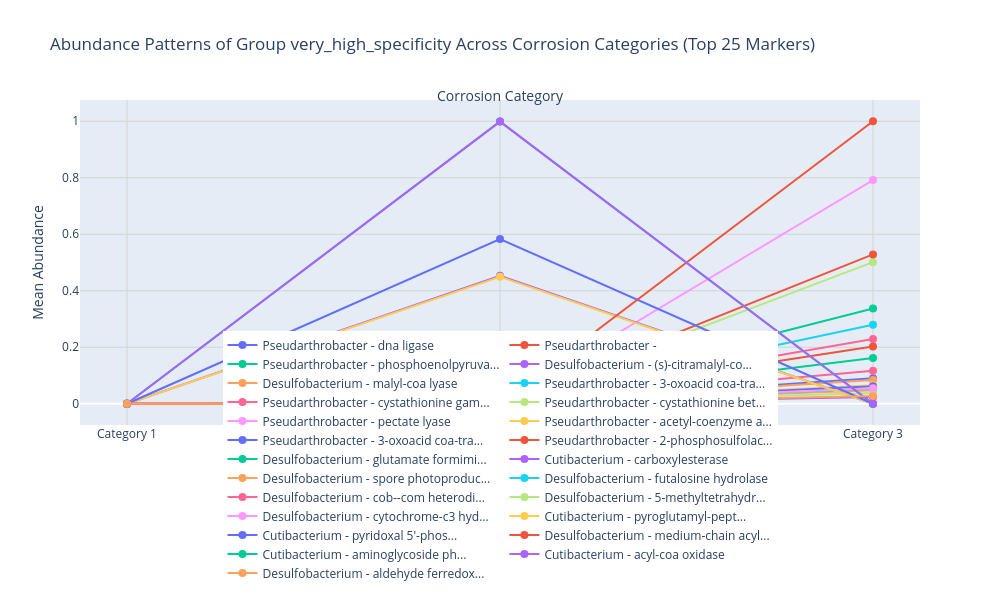

Source (notebook cell):
### Code cell
def plot_abundance_across_categories(marker_group, name, top_n=25, sort_by='combined_score'):
    """
    Plot abundance patterns across corrosion categories for top markers.
    
    Parameters:
        marker_group: DataFrame containing marker data
        name: Name of the group for the title
        top_n: Number of top markers to display
        sort_by: Column name to sort markers by (default: 'combined_score')
        
    Returns:
        Plotly figure object with the abundance plot
    """
    # Make a copy to avoid modifying the original
    markers_df = marker_group.copy()
    
    # Get mean columns
    mean_cols = [col for col in markers_df.columns if col.startswith('mean_cat')]
    if not mean_cols:
        raise ValueError("No mean abundance columns found (should start with 'mean_cat')")
    
    # Sort and get top markers
    if sort_by in markers_df.columns:
        top_markers = markers_df.sort_values(sort_by, ascending=False).head(top_n)
    else:
        # If sort column not found, try combined_score, otherwise sort by first mean column
        if 'combined_score' in markers_df.columns:
            top_markers = markers_df.sort_values('combined_score', ascending=False).head(top_n)
        else:
            top_markers = markers_df.sort_values(mean_cols[0], ascending=False).head(top_n)
    
    # Extract category numbers from column names
    categories = [col.replace('mean_cat', 'Category ') for col in mean_cols]
    category_nums = [int(col.replace('mean_cat', '')) for col in mean_cols]
    
    # Create a list to store traces for each marker
    traces = []
    
    # Add trace for each marker
    for i, (_, row) in enumerate(top_markers.iterrows()):
        # Create shorter, more readable labels
        protein_name = row['protein_name']
        if isinstance(protein_name, str) and len(protein_name) > 20:
            protein_name = protein_name[:17] + "..."
        
        # Add genus for better identification
        label = f"{row['Genus']} - {protein_name}"
        
        # Get abundance values
        values = [row[col] for col in mean_cols]
        
        # Add trace with hover information
        hover_text = []
        for i, cat in enumerate(categories):
            hover_info = f"Category: {cat}<br>Abundance: {values[i]:.4f}"
            
            # Add fold changes to hover info if available
            # Using pre-calculated fold change columns
            if i == 2 and 'fold_change_3vs1' in row:  # For category 3
                hover_info += f"<br>FC vs Cat1: {row['fold_change_3vs1']:.2f}"
            if i == 1 and 'fold_change_2vs1' in row:  # For category 2
                hover_info += f"<br>FC vs Cat1: {row['fold_change_2vs1']:.2f}"
            if i == 2 and 'fold_change_3vs2' in row:  # For category 3
                hover_info += f"<br>FC vs Cat2: {row['fold_change_3vs2']:.2f}"
            
            # Add additional hover information if available
            if 'pattern' in row:
                hover_info += f"<br>Pattern: {row['pattern']}"
            if 'combined_score' in row:
                hover_info += f"<br>Score: {row['combined_score']:.2f}"
                
            hover_text.append(hover_info)
        
        # Create trace for this marker
        trace = go.Scatter(
            x=category_nums,
            y=values,
            mode='lines+markers',
            name=label,
            line=dict(width=2),
            marker=dict(size=8),
            hovertext=hover_text,
            hoverinfo='text'
        )
        
        traces.append(trace)
    
    # Create figure
    fig = go.Figure(data=traces)
    
    # Update layout with improved x-axis title positioning
    fig.update_layout(
        title=f'Abundance Patterns of Group {name} Across Corrosion Categories (Top {top_n} Markers)',
        xaxis=dict(
            # Removing the x-axis title here as we'll add it as an annotation
            tickmode='array',
            tickvals=category_nums,
            ticktext=categories
        ),
        yaxis=dict(title='Mean Abundance'),
        legend=dict(
            orientation="h",
            yanchor="bottom",
            y=-0.5,
            xanchor="center",
            x=0.5
        ),
        margin=dict(b=150),
        height=600,
        width=1000,
        hovermode='closest',
        # Add annotation for x-axis title above the plot
        annotations=[dict(
            text="Corrosion Category",
            x=0.5,
            y=1.05,  # Position above the plot
            xref="paper",
            yref="paper",
            showarrow=False,
            font=dict(size=14)
        )]
    )
    
    # Add grid
    fig.update_xaxes(showgrid=True, gridwidth=1, gridcolor='lightgray')
    fig.update_yaxes(showgrid=True, gridwidth=1, gridcolor='lightgray')
    
    return fig

plot_abundance_across_categories(very_high_specificity, "very_high_specificity", top_n=25, sort_by='combined_score')

### Figure 1 — Plotly figure (JSON) as saved in the notebook; plotly's stock layout.template omitted (floating-point values rounded to 4 significant figures)
{"data": [{"hoverinfo": "text", "hovertext": ["Category: Category 1<br>Abundance: 0.0000<br>Score: 54.08", "Category: Category 2<br>Abundance: 0.0000<br>FC vs Cat1: 1.00<br>Score: 54.08", "Category: Category 3<br>Abundance: 0.0902<br>FC vs Cat1: 9021.67<br>FC vs Cat2: 9021.67<br>Score: 54.08"], "line": {"width": 2}, "marker": {"size": 8}, "mode": "lines+markers", "name": "Pseudarthrobacter - dna ligase ", "type": "scatter", "x": [1, 2, 3], "y": [0, 0, 0.09021]}, {"hoverinfo": "text", "hovertext": ["Category: Category 1<br>Abundance: 0.0000<br>Score: 53.14", "Category: Category 2<br>Abundance: 0.0000<br>FC vs Cat1: 1.00<br>Score: 53.14", "Category: Category 3<br>Abundance: 0.2026<br>FC vs Cat1: 20257.03<br>FC vs Cat2: 20257.03<br>Score: 53.14"], "line": {"width": 2}, "marker": {"size": 8}, "mode": "lines+markers", "name": "Pseudarthrobacter - ", "type": "scatter", "x": [1, 2, 3], "y": [0, 0, 0.2026]}, {"hoverinfo": "text", "hovertext": ["Category: Category 1<br>Abundance: 0.0000<br>Score: 53.09", "Category: Category 2<br>Abundance: 0.0000<br>FC vs Cat1: 1.00<br>Score: 53.09", "Category: Category 3<br>Abundance: 0.3371<br>FC vs Cat1: 33708.06<br>FC vs Cat2: 33708.06<br>Score: 53.09"], "line": {"width": 2}, "marker": {"size": 8}, "mode": "lines+markers", "name": "Pseudarthrobacter - phosphoenolpyruva...", "type": "scatter", "x": [1, 2, 3], "y": [0, 0, 0.3371]}, {"hoverinfo": "text", "hovertext": ["Category: Category 1<br>Abundance: 0.0000<br>Score: 50.08", "Category: Category 2<br>Abundance: 0.0000<br>FC vs Cat1: 1.00<br>Score: 50.08", "Category: Category 3<br>Abundance: 0.0240<br>FC vs Cat1: 2398.63<br>FC vs Cat2: 2398.63<br>Score: 50.08"], "line": {"width": 2}, "marker": {"size": 8}, "mode": "lines+markers", "name": "Desulfobacterium - (s)-citramalyl-co...", "type": "scatter", "x": [1, 2, 3], "y": [0, 0, 0.02398]}, {"hoverinfo": "text", "hovertext": ["Category: Category 1<br>Abundance: 0.0000<br>Score: 49.96", "Category: Category 2<br>Abundance: 0.0000<br>FC vs Cat1: 1.00<br>Score: 49.96", "Category: Category 3<br>Abundance: 0.0838<br>FC vs Cat1: 8378.39<br>FC vs Cat2: 8378.39<br>Score: 49.96"], "line": {"width": 2}, "marker": {"size": 8}, "mode": "lines+markers", "name": "Desulfobacterium - malyl-coa lyase", "type": "scatter", "x": [1, 2, 3], "y": [0, 0, 0.08377]}, {"hoverinfo": "text", "hovertext": ["Category: Category 1<br>Abundance: 0.0000<br>Score: 49.68", "Category: Category 2<br>Abundance: 0.0000<br>FC vs Cat1: 1.00<br>Score: 49.68", "Category: Category 3<br>Abundance: 0.2797<br>FC vs Cat1: 27967.83<br>FC vs Cat2: 27967.83<br>Score: 49.68"], "line": {"width": 2}, "marker": {"size": 8}, "mode": "lines+markers", "name": "Pseudarthrobacter - 3-oxoacid coa-tra...", "type": "scatter", "x": [1, 2, 3], "y": [0, 0, 0.2797]}, {"hoverinfo": "text", "hovertext": ["Category: Category 1<br>Abundance: 0.0000<br>Score: 49.68", "Category: Category 2<br>Abundance: 0.0000<br>FC vs Cat1: 1.00<br>Score: 49.68", "Category: Category 3<br>Abundance: 0.2295<br>FC vs Cat1: 22951.32<br>FC vs Cat2: 22951.32<br>Score: 49.68"], "line": {"width": 2}, "marker": {"size": 8}, "mode": "lines+markers", "name": "Pseudarthrobacter - cystathionine gam...", "type": "scatter", "x": [1, 2, 3], "y": [0, 0, 0.2295]}, {"hoverinfo": "text", "hovertext": ["Category: Category 1<br>Abundance: 0.0000<br>Score: 49.68", "Category: Category 2<br>Abundance: 0.0000<br>FC vs Cat1: 1.00<br>Score: 49.68", "Category: Category 3<br>Abundance: 0.5012<br>FC vs Cat1: 50122.94<br>FC vs Cat2: 50122.94<br>Score: 49.68"], "line": {"width": 2}, "marker": {"size": 8}, "mode": "lines+markers", "name": "Pseudarthrobacter - cystathionine bet...", "type": "scatter", "x": [1, 2, 3], "y": [0, 0, 0.5012]}, {"hoverinfo": "text", "hovertext": ["Category: Category 1<br>Abundance: 0.0000<br>Score: 49.68", "Category: Category 2<br>Abundance: 0.0000<br>FC vs Cat1: 1.00<br>Score: 49.68", "Category: Category 3<br>Abundance: 0.7917<br>FC vs Cat1: 79167.40<br>FC vs Cat2: 79167.40<br>Score: 49.68"], "line": {"width": 2}, "marker": {"size": 8}, "mode": "lines+markers", "name": "Pseudarthrobacter - pectate lyase", "type": "scatter", "x": [1, 2, 3], "y": [0, 0, 0.7917]}, {"hoverinfo": "text", "hovertext": ["Category: Category 1<br>Abundance: 0.0000<br>Score: 49.68", "Category: Category 2<br>Abundance: 0.0000<br>FC vs Cat1: 1.00<br>Score: 49.68", "Category: Category 3<br>Abundance: 0.0655<br>FC vs Cat1: 6552.31<br>FC vs Cat2: 6552.31<br>Score: 49.68"], "line": {"width": 2}, "marker": {"size": 8}, "mode": "lines+markers", "name": "Pseudarthrobacter - acetyl-coenzyme a...", "type": "scatter", "x": [1, 2, 3], "y": [0, 0, 0.06551]}, {"hoverinfo": "text", "hovertext": ["Category: Category 1<br>Abundance: 0.0000<br>Score: 49.68", "Category: Category 2<br>Abundance: 0.0000<br>FC vs Cat1: 1.00<br>Score: 49.68", "Category: Category 3<br>Abundance: 0.0621<br>FC vs Cat1: 6207.38<br>FC vs Cat2: 6207.38<br>Score: 49.68"], "line": {"width": 2}, "marker": {"size": 8}, "mode": "lines+markers", "name": "Pseudarthrobacter - 3-oxoacid coa-tra...", "type": "scatter", "x": [1, 2, 3], "y": [0, 0, 0.06206]}, {"hoverinfo": "text", "hovertext": ["Category: Category 1<br>Abundance: 0.0000<br>Score: 49.68", "Category: Category 2<br>Abundance: 0.0000<br>FC vs Cat1: 1.00<br>Score: 49.68", "Category: Category 3<br>Abundance: 0.5287<br>FC vs Cat1: 52869.53<br>FC vs Cat2: 52869.53<br>Score: 49.68"], "line": {"width": 2}, "marker": {"size": 8}, "mode": "lines+markers", "name": "Pseudarthrobacter - 2-phosphosulfolac...", "type": "scatter", "x": [1, 2, 3], "y": [0, 0, 0.5287]}, {"hoverinfo": "text", "hovertext": ["Category: Category 1<br>Abundance: 0.0000<br>Score: 47.85", "Category: Category 2<br>Abundance: 0.0000<br>FC vs Cat1: 1.00<br>Score: 47.85", "Category: Category 3<br>Abundance: 0.1618<br>FC vs Cat1: 16176.89<br>FC vs Cat2: 16176.89<br>Score: 47.85"], "line": {"width": 2}, "marker": {"size": 8}, "mode": "lines+markers", "name": "Desulfobacterium - glutamate formimi...", "type": "scatter", "x": [1, 2, 3], "y": [0, 0, 0.1618]}, {"hoverinfo": "text", "hovertext": ["Category: Category 1<br>Abundance: 0.0000<br>Score: 44.76", "Category: Category 2<br>Abundance: 0.4532<br>FC vs Cat1: 45319.54<br>Score: 44.76", "Category: Category 3<br>Abundance: 0.0000<br>FC vs Cat1: 1.00<br>FC vs Cat2: 0.00<br>Score: 44.76"], "line": {"width": 2}, "marker": {"size": 8}, "mode": "lines+markers", "name": "Cutibacterium - carboxylesterase", "type": "scatter", "x": [1, 2, 3], "y": [0, 0.4532, 0]}, {"hoverinfo": "text", "hovertext": ["Category: Category 1<br>Abundance: 0.0000<br>Score: 44.09", "Category: Category 2<br>Abundance: 0.0000<br>FC vs Cat1: 1.00<br>Score: 44.09", "Category: Category 3<br>Abundance: 0.0479<br>FC vs Cat1: 4794.71<br>FC vs Cat2: 4794.71<br>Score: 44.09"], "line": {"width": 2}, "marker": {"size": 8}, "mode": "lines+markers", "name": "Desulfobacterium - spore photoproduc...", "type": "scatter", "x": [1, 2, 3], "y": [0, 0, 0.04794]}, {"hoverinfo": "text", "hovertext": ["Category: Category 1<br>Abundance: 0.0000<br>Score: 43.72", "Category: Category 2<br>Abundance: 0.0000<br>FC vs Cat1: 1.00<br>Score: 43.72", "Category: Category 3<br>Abundance: 0.0529<br>FC vs Cat1: 5287.12<br>FC vs Cat2: 5287.12<br>Score: 43.72"], "line": {"width": 2}, "marker": {"size": 8}, "mode": "lines+markers", "name": "Desulfobacterium - futalosine hydrolase", "type": "scatter", "x": [1, 2, 3], "y": [0, 0, 0.05286]}, {"hoverinfo": "text", "hovertext": ["Category: Category 1<br>Abundance: 0.0000<br>Score: 42.52", "Category: Category 2<br>Abundance: 0.0000<br>FC vs Cat1: 1.00<br>Score: 42.52", "Category: Category 3<br>Abundance: 0.1171<br>FC vs Cat1: 11715.68<br>FC vs Cat2: 11715.68<br>Score: 42.52"], "line": {"width": 2}, "marker": {"size": 8}, "mode": "lines+markers", "name": "Desulfobacterium - cob--com heterodi...", "type": "scatter", "x": [1, 2, 3], "y": [0, 0, 0.1171]}, {"hoverinfo": "text", "hovertext": ["Category: Category 1<br>Abundance: 0.0000<br>Score: 42.08", "Category: Category 2<br>Abundance: 0.0000<br>FC vs Cat1: 1.00<br>Score: 42.08", "Category: Category 3<br>Abundance: 0.0382<br>FC vs Cat1: 3818.89<br>FC vs Cat2: 3818.89<br>Score: 42.08"], "line": {"width": 2}, "marker": {"size": 8}, "mode": "lines+markers", "name": "Desulfobacterium - 5-methyltetrahydr...", "type": "scatter", "x": [1, 2, 3], "y": [0, 0, 0.03818]}, {"hoverinfo": "text", "hovertext": ["Category: Category 1<br>Abundance: 0.0000<br>Score: 41.76", "Category: Category 2<br>Abundance: 0.0000<br>FC vs Cat1: 1.00<br>Score: 41.76", "Category: Category 3<br>Abundance: 0.0552<br>FC vs Cat1: 5519.35<br>FC vs Cat2: 5519.35<br>Score: 41.76"], "line": {"width": 2}, "marker": {"size": 8}, "mode": "lines+markers", "name": "Desulfobacterium - cytochrome-c3 hyd...", "type": "scatter", "x": [1, 2, 3], "y": [0, 0, 0.05518]}, {"hoverinfo": "text", "hovertext": ["Category: Category 1<br>Abundance: 0.0000<br>Score: 41.20", "Category: Category 2<br>Abundance: 0.4494<br>FC vs Cat1: 44945.66<br>Score: 41.20", "Category: Category 3<br>Abundance: 0.0000<br>FC vs Cat1: 1.00<br>FC vs Cat2: 0.00<br>Score: 41.20"], "line": {"width": 2}, "marker": {"size": 8}, "mode": "lines+markers", "name": "Cutibacterium - pyroglutamyl-pept...", "type": "scatter", "x": [1, 2, 3], "y": [0, 0.4494, 0]}, {"hoverinfo": "text", "hovertext": ["Category: Category 1<br>Abundance: 0.0000<br>Score: 40.81", "Category: Category 2<br>Abundance: 0.5833<br>FC vs Cat1: 58327.54<br>Score: 40.81", "Category: Category 3<br>Abundance: 0.0000<br>FC vs Cat1: 1.00<br>FC vs Cat2: 0.00<br>Score: 40.81"], "line": {"width": 2}, "marker": {"size": 8}, "mode": "lines+markers", "name": "Cutibacterium - pyridoxal 5'-phos...", "type": "scatter", "x": [1, 2, 3], "y": [0, 0.5833, 0]}, {"hoverinfo": "text", "hovertext": ["Category: Category 1<br>Abundance: 0.0000<br>Score: 40.03", "Category: Category 2<br>Abundance: 0.0000<br>FC vs Cat1: 1.00<br>Score: 40.03", "Category: Category 3<br>Abundance: 1.0000<br>FC vs Cat1: 100001.00<br>FC vs Cat2: 100001.00<br>Score: 40.03"], "line": {"width": 2}, "marker": {"size": 8}, "mode": "lines+markers", "name": "Desulfobacterium - medium-chain acyl...", "type": "scatter", "x": [1, 2, 3], "y": [0, 0, 1]}, {"hoverinfo": "text", "hovertext": ["Category: Category 1<br>Abundance: 0.0000<br>Score: 38.34", "Category: Category 2<br>Abundance: 0.9992<br>FC vs Cat1: 99916.27<br>Score: 38.34", "Category: Category 3<br>Abundance: 0.0000<br>FC vs Cat1: 1.00<br>FC vs Cat2: 0.00<br>Score: 38.34"], "line": {"width": 2}, "marker": {"size": 8}, "mode": "lines+markers", "name": "Cutibacterium - aminoglycoside ph...", "type": "scatter", "x": [1, 2, 3], "y": [0, 0.9992, 0]}, {"hoverinfo": "text", "hovertext": ["Category: Category 1<br>Abundance: 0.0000<br>Score: 38.13", "Category: Category 2<br>Abundance: 0.9987<br>FC vs Cat1: 99869.06<br>Score: 38.13", "Category: Category 3<br>Abundance: 0.0000<br>FC vs Cat1: 1.00<br>FC vs Cat2: 0.00<br>Score: 38.13"], "line": {"width": 2}, "marker": {"size": 8}, "mode": "lines+markers", "name": "Cutibacterium - acyl-coa oxidase", "type": "scatter", "x": [1, 2, 3], "y": [0, 0.9987, 0]}, {"hoverinfo": "text", "hovertext": ["Category: Category 1<br>Abundance: 0.0000<br>Score: 37.77", "Category: Category 2<br>Abundance: 0.0000<br>FC vs Cat1: 1.00<br>Score: 37.77", "Category: Category 3<br>Abundance: 0.0274<br>FC vs Cat1: 2745.54<br>FC vs Cat2: 2745.54<br>Score: 37.77"], "line": {"width": 2}, "marker": {"size": 8}, "mode": "lines+markers", "name": "Desulfobacterium - aldehyde ferredox...", "type": "scatter", "x": [1, 2, 3], "y": [0, 0, 0.02745]}], "layout": {"annotations": [{"font": {"size": 14}, "showarrow": false, "text": "Corrosion Category", "x": 0.5, "xref": "paper", "y": 1.05, "yref": "paper"}], "height": 600, "hovermode": "closest", "legend": {"orientation": "h", "x": 0.5, "xanchor": "center", "y": -0.5, "yanchor": "bottom"}, "margin": {"b": 150}, "title": {"text": "Abundance Patterns of Group very_high_specificity Across Corrosion Categories (Top 25 Markers)"}, "width": 1000, "xaxis": {"gridcolor": "lightgray", "gridwidth": 1, "showgrid": true, "tickmode": "array", "ticktext": ["Category 1", "Category 2", "Category 3"], "tickvals": [1, 2, 3]}, "yaxis": {"gridcolor": "lightgray", "gridwidth": 1, "showgrid": true, "title": {"text": "Mean Abundance"}}}}
